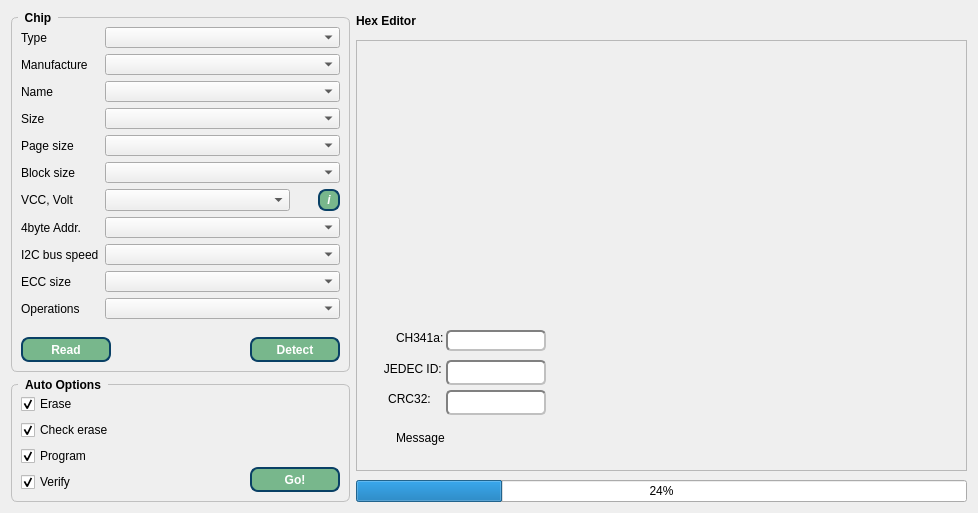
  <widget class="QWidget" name="centralWidget">
   <property name="sizePolicy">
    <sizepolicy hsizetype="Expanding" vsizetype="Expanding">
     <horstretch>0</horstretch>
     <verstretch>0</verstretch>
    </sizepolicy>
   </property>
   <layout class="QHBoxLayout" name="horizontalLayout_3">
    <item>
     <layout class="QVBoxLayout" name="verticalLayout_5">
      <item>
       <widget class="QGroupBox" name="groupBox">
        <property name="minimumSize">
         <size>
          <width>221</width>
          <height>91</height>
         </size>
        </property>
        <property name="maximumSize">
         <size>
          <width>400</width>
          <height>16777215</height>
         </size>
        </property>
        <property name="styleSheet">
         <string notr="true">QGroupBox {
    font: bold;
    border: 1px solid silver;
    border-radius: 6px;
    margin-top: 6px;
}

QGroupBox::title {
    subcontrol-origin: margin;
    left: 7px;
    padding: 0px 5px 0px 5px;
}</string>
        </property>
        <property name="title">
         <string>Chip</string>
        </property>
        <layout class="QFormLayout" name="formLayout">
         <item row="0" column="0">
          <widget class="QLabel" name="label">
           <property name="text">
            <string>Type</string>
           </property>
          </widget>
         </item>
         <item row="0" column="1">
          <widget class="QComboBox" name="comboBox_type">
           <property name="minimumSize">
            <size>
             <width>111</width>
             <height>21</height>
            </size>
           </property>
           <property name="maximumSize">
            <size>
             <width>250</width>
             <height>21</height>
            </size>
           </property>
           <property name="baseSize">
            <size>
             <width>150</width>
             <height>0</height>
            </size>
           </property>
           <property name="font">
            <font>
             <weight>75</weight>
             <bold>true</bold>
            </font>
           </property>
           <property name="styleSheet">
            <string notr="true"/>
           </property>
           <property name="sizeAdjustPolicy">
            <enum>QComboBox::AdjustToMinimumContentsLengthWithIcon</enum>
           </property>
           <property name="minimumContentsLength">
            <number>22</number>
           </property>
          </widget>
         </item>
         <item row="1" column="0">
          <widget class="QLabel" name="label_2">
           <property name="text">
            <string>Manufacture</string>
           </property>
          </widget>
         </item>
         <item row="1" column="1">
          <widget class="QComboBox" name="comboBox_man">
           <property name="minimumSize">
            <size>
             <width>111</width>
             <height>21</height>
            </size>
           </property>
           <property name="maximumSize">
            <size>
             <width>250</width>
             <height>21</height>
            </size>
           </property>
           <property name="baseSize">
            <size>
             <width>150</width>
             <height>0</height>
            </size>
           </property>
           <property name="font">
            <font>
             <weight>75</weight>
             <bold>true</bold>
            </font>
           </property>
           <property name="styleSheet">
            <string notr="true"/>
           </property>
           <property name="sizeAdjustPolicy">
            <enum>QComboBox::AdjustToMinimumContentsLengthWithIcon</enum>
           </property>
           <property name="minimumContentsLength">
            <number>22</number>
           </property>
          </widget>
         </item>
         <item row="2" column="0">
          <widget class="QLabel" name="label_3">
           <property name="text">
            <string>Name</string>
           </property>
          </widget>
         </item>
         <item row="2" column="1">
          <widget class="QComboBox" name="comboBox_name">
           <property name="minimumSize">
            <size>
             <width>111</width>
             <height>21</height>
            </size>
           </property>
           <property name="maximumSize">
            <size>
             <width>250</width>
             <height>21</height>
            </size>
           </property>
           <property name="font">
            <font>
             <weight>75</weight>
             <bold>true</bold>
            </font>
           </property>
           <property name="styleSheet">
            <string notr="true"/>
           </property>
           <property name="sizeAdjustPolicy">
            <enum>QComboBox::AdjustToMinimumContentsLengthWithIcon</enum>
           </property>
           <property name="minimumContentsLength">
            <number>22</number>
           </property>
          </widget>
         </item>
         <item row="3" column="0">
          <widget class="QLabel" name="label_4">
           <property name="text">
            <string>Size</string>
           </property>
          </widget>
         </item>
         <item row="3" column="1">
          <widget class="QComboBox" name="comboBox_size">
           <property name="minimumSize">
            <size>
             <width>111</width>
             <height>21</height>
            </size>
           </property>
           <property name="maximumSize">
            <size>
             <width>250</width>
             <height>21</height>
            </size>
           </property>
           <property name="font">
            <font>
             <weight>75</weight>
             <bold>true</bold>
            </font>
           </property>
           <property name="styleSheet">
            <string notr="true"/>
           </property>
           <property name="sizeAdjustPolicy">
            <enum>QComboBox::AdjustToMinimumContentsLengthWithIcon</enum>
           </property>
           <property name="minimumContentsLength">
            <number>22</number>
           </property>
          </widget>
         </item>
         <item row="4" column="0">
          <widget class="QLabel" name="label_5">
           <property name="text">
            <string>Page size</string>
           </property>
          </widget>
         </item>
         <item row="4" column="1">
          <widget class="QComboBox" name="comboBox_page">
           <property name="minimumSize">
            <size>
             <width>111</width>
             <height>21</height>
            </size>
           </property>
           <property name="maximumSize">
            <size>
             <width>250</width>
             <height>21</height>
            </size>
           </property>
           <property name="font">
            <font>
             <weight>75</weight>
             <bold>true</bold>
            </font>
           </property>
           <property name="styleSheet">
            <string notr="true"/>
           </property>
           <property name="sizeAdjustPolicy">
            <enum>QComboBox::AdjustToMinimumContentsLengthWithIcon</enum>
           </property>
           <property name="minimumContentsLength">
            <number>22</number>
           </property>
          </widget>
         </item>
         <item row="5" column="0">
          <widget class="QLabel" name="label_9">
           <property name="text">
            <string>Block size</string>
           </property>
          </widget>
         </item>
         <item row="5" column="1">
          <widget class="QComboBox" name="comboBox_block">
           <property name="minimumSize">
            <size>
             <width>111</width>
             <height>21</height>
            </size>
           </property>
           <property name="maximumSize">
            <size>
             <width>250</width>
             <height>21</height>
            </size>
           </property>
           <property name="font">
            <font>
             <weight>75</weight>
             <bold>true</bold>
            </font>
           </property>
           <property name="styleSheet">
            <string notr="true"/>
           </property>
           <property name="sizeAdjustPolicy">
            <enum>QComboBox::AdjustToMinimumContentsLengthWithIcon</enum>
           </property>
           <property name="minimumContentsLength">
            <number>22</number>
           </property>
          </widget>
         </item>
         <item row="6" column="0">
          <widget class="QLabel" name="label_6">
           <property name="text">
            <string>VCC, Volt</string>
           </property>
          </widget>
         </item>
         <item row="6" column="1">
          <layout class="QHBoxLayout" name="horizontalLayout_6">
           <property name="spacing">
            <number>28</number>
           </property>
           <property name="sizeConstraint">
            <enum>QLayout::SetDefaultConstraint</enum>
           </property>
           <property name="leftMargin">
            <number>0</number>
           </property>
           <property name="rightMargin">
            <number>0</number>
           </property>
           <property name="bottomMargin">
            <number>0</number>
           </property>
           <item>
            <widget class="QComboBox" name="comboBox_vcc">
             <property name="minimumSize">
              <size>
               <width>95</width>
               <height>22</height>
              </size>
             </property>
             <property name="maximumSize">
              <size>
               <width>185</width>
               <height>22</height>
              </size>
             </property>
             <property name="font">
              <font>
               <weight>75</weight>
               <italic>false</italic>
               <bold>true</bold>
               <stylestrategy>PreferDefault</stylestrategy>
              </font>
             </property>
             <property name="layoutDirection">
              <enum>Qt::LeftToRight</enum>
             </property>
             <property name="styleSheet">
              <string notr="true"/>
             </property>
             <property name="sizeAdjustPolicy">
              <enum>QComboBox::AdjustToMinimumContentsLengthWithIcon</enum>
             </property>
             <property name="minimumContentsLength">
              <number>18</number>
             </property>
            </widget>
           </item>
           <item>
            <widget class="QPushButton" name="pushButton_4">
             <property name="minimumSize">
              <size>
               <width>22</width>
               <height>22</height>
              </size>
             </property>
             <property name="maximumSize">
              <size>
               <width>22</width>
               <height>22</height>
              </size>
             </property>
             <property name="font">
              <font>
               <weight>75</weight>
               <italic>true</italic>
               <bold>true</bold>
              </font>
             </property>
             <property name="styleSheet">
              <string notr="true">QPushButton{
color: rgb(255, 255, 255);
background-color: rgb(120, 183, 140);
border-radius: 8px;
border: 2px solid #094065;
font-weight:600;
}
QPushButton::pressed{background-color: rgb(115, 210, 22);}</string>
             </property>
             <property name="text">
              <string>i</string>
             </property>
            </widget>
           </item>
          </layout>
         </item>
         <item row="7" column="0">
          <widget class="QLabel" name="label_8">
           <property name="styleSheet">
            <string notr="true"/>
           </property>
           <property name="text">
            <string>4byte Addr.</string>
           </property>
          </widget>
         </item>
         <item row="7" column="1">
          <widget class="QComboBox" name="comboBox_addr4bit">
           <property name="minimumSize">
            <size>
             <width>111</width>
             <height>21</height>
            </size>
           </property>
           <property name="maximumSize">
            <size>
             <width>250</width>
             <height>21</height>
            </size>
           </property>
           <property name="font">
            <font>
             <weight>75</weight>
             <bold>true</bold>
            </font>
           </property>
           <property name="styleSheet">
            <string notr="true"/>
           </property>
           <property name="sizeAdjustPolicy">
            <enum>QComboBox::AdjustToMinimumContentsLengthWithIcon</enum>
           </property>
           <property name="minimumContentsLength">
            <number>22</number>
           </property>
          </widget>
         </item>
         <item row="8" column="0">
          <widget class="QLabel" name="label_10">
           <property name="text">
            <string>I2C bus speed</string>
           </property>
          </widget>
         </item>
         <item row="8" column="1">
          <widget class="QComboBox" name="comboBox_i2cSpeed">
           <property name="minimumSize">
            <size>
             <width>111</width>
             <height>21</height>
            </size>
           </property>
           <property name="maximumSize">
            <size>
             <width>250</width>
             <height>21</height>
            </size>
           </property>
           <property name="font">
            <font>
             <weight>75</weight>
             <bold>true</bold>
            </font>
           </property>
           <property name="sizeAdjustPolicy">
            <enum>QComboBox::AdjustToMinimumContentsLengthWithIcon</enum>
           </property>
           <property name="minimumContentsLength">
            <number>22</number>
           </property>
          </widget>
         </item>
         <item row="9" column="0">
          <widget class="QLabel" name="label_11">
           <property name="text">
            <string>ECC size</string>
           </property>
          </widget>
         </item>
         <item row="9" column="1">
          <widget class="QComboBox" name="comboBox_ECC">
           <property name="minimumSize">
            <size>
             <width>111</width>
             <height>21</height>
            </size>
           </property>
           <property name="maximumSize">
            <size>
             <width>250</width>
             <height>21</height>
            </size>
           </property>
           <property name="font">
            <font>
             <weight>75</weight>
             <bold>true</bold>
            </font>
           </property>
           <property name="sizeAdjustPolicy">
            <enum>QComboBox::AdjustToMinimumContentsLengthWithIcon</enum>
           </property>
           <property name="minimumContentsLength">
            <number>22</number>
           </property>
          </widget>
         </item>
         <item row="10" column="0">
          <widget class="QLabel" name="label_12">
           <property name="text">
            <string>Operations</string>
           </property>
          </widget>
         </item>
         <item row="10" column="1">
          <widget class="QComboBox" name="comboBox_raw">
           <property name="minimumSize">
            <size>
             <width>111</width>
             <height>21</height>
            </size>
           </property>
           <property name="maximumSize">
            <size>
             <width>250</width>
             <height>21</height>
            </size>
           </property>
           <property name="font">
            <font>
             <weight>75</weight>
             <bold>true</bold>
            </font>
           </property>
           <property name="sizeAdjustPolicy">
            <enum>QComboBox::AdjustToMinimumContentsLengthWithIcon</enum>
           </property>
           <property name="minimumContentsLength">
            <number>22</number>
           </property>
          </widget>
         </item>
         <item row="11" column="0">
          <spacer name="verticalSpacer_2">
           <property name="orientation">
            <enum>Qt::Vertical</enum>
           </property>
           <property name="sizeHint" stdset="0">
            <size>
             <width>20</width>
             <height>6</height>
            </size>
           </property>
          </spacer>
         </item>
         <item row="11" column="1">
          <spacer name="verticalSpacer_3">
           <property name="orientation">
            <enum>Qt::Vertical</enum>
           </property>
           <property name="sizeHint" stdset="0">
            <size>
             <width>127</width>
             <height>6</height>
            </size>
           </property>
          </spacer>
         </item>
         <item row="12" column="0" colspan="2">
          <layout class="QHBoxLayout" name="horizontalLayout_4">
           <property name="topMargin">
            <number>0</number>
           </property>
           <property name="rightMargin">
            <number>0</number>
           </property>
           <item>
            <widget class="QPushButton" name="pushButton">
             <property name="minimumSize">
              <size>
               <width>90</width>
               <height>25</height>
              </size>
             </property>
             <property name="maximumSize">
              <size>
               <width>110</width>
               <height>25</height>
              </size>
             </property>
             <property name="styleSheet">
              <string notr="true">QPushButton{
color: rgb(255, 255, 255);
background-color: rgb(120, 183, 140);
border-radius: 8px;
border: 2px solid #094065;
font-weight:600;
}
QPushButton::pressed{background-color: rgb(115, 210, 22);}</string>
             </property>
             <property name="text">
              <string>Read</string>
             </property>
            </widget>
           </item>
           <item>
            <spacer name="horizontalSpacer">
             <property name="orientation">
              <enum>Qt::Horizontal</enum>
             </property>
             <property name="sizeType">
              <enum>QSizePolicy::Expanding</enum>
             </property>
             <property name="sizeHint" stdset="0">
              <size>
               <width>10</width>
               <height>20</height>
              </size>
             </property>
            </spacer>
           </item>
           <item>
            <widget class="QPushButton" name="pushButton_2">
             <property name="minimumSize">
              <size>
               <width>90</width>
               <height>25</height>
              </size>
             </property>
             <property name="maximumSize">
              <size>
               <width>110</width>
               <height>25</height>
              </size>
             </property>
             <property name="styleSheet">
              <string notr="true">QPushButton{
color: rgb(255, 255, 255);
background-color: rgb(120, 183, 140);
border-radius: 8px;
border: 2px solid #094065;
font-weight:600;
padding-left: 1px;
padding-right: 1px;
}
QPushButton::pressed{background-color: rgb(115, 210, 22);}</string>
             </property>
             <property name="text">
              <string>Detect</string>
             </property>
            </widget>
           </item>
          </layout>
         </item>
        </layout>
       </widget>
      </item>
      <item>
       <widget class="QGroupBox" name="groupBox_2">
        <property name="minimumSize">
         <size>
          <width>221</width>
          <height>41</height>
         </size>
        </property>
        <property name="maximumSize">
         <size>
          <width>420</width>
          <height>16777215</height>
         </size>
        </property>
        <property name="styleSheet">
         <string notr="true">QGroupBox {
    font: bold;
    border: 1px solid silver;
    border-radius: 6px;
    margin-top: 6px;
}

QGroupBox::title {
    subcontrol-origin: margin;
    left: 7px;
    padding: 0px 5px 0px 5px;
}</string>
        </property>
        <property name="title">
         <string>Auto Options</string>
        </property>
        <property name="flat">
         <bool>false</bool>
        </property>
        <property name="checkable">
         <bool>false</bool>
        </property>
        <layout class="QHBoxLayout" name="horizontalLayout_2">
         <item>
          <layout class="QVBoxLayout" name="verticalLayout">
           <item>
            <widget class="QCheckBox" name="checkBox">
             <property name="styleSheet">
              <string notr="true"/>
             </property>
             <property name="text">
              <string>Erase</string>
             </property>
             <property name="checked">
              <bool>true</bool>
             </property>
            </widget>
           </item>
           <item>
            <widget class="QCheckBox" name="checkBox_1">
             <property name="text">
              <string>Check erase</string>
             </property>
             <property name="checked">
              <bool>true</bool>
             </property>
            </widget>
           </item>
           <item>
            <widget class="QCheckBox" name="checkBox_2">
             <property name="text">
              <string>Program</string>
             </property>
             <property name="checked">
              <bool>true</bool>
             </property>
            </widget>
           </item>
           <item>
            <widget class="QCheckBox" name="checkBox_3">
             <property name="text">
              <string>Verify</string>
             </property>
             <property name="checked">
              <bool>true</bool>
             </property>
            </widget>
           </item>
          </layout>
         </item>
         <item>
          <spacer name="horizontalSpacer_2">
           <property name="orientation">
            <enum>Qt::Horizontal</enum>
           </property>
           <property name="sizeHint" stdset="0">
            <size>
             <width>40</width>
             <height>20</height>
            </size>
           </property>
          </spacer>
         </item>
         <item>
          <layout class="QVBoxLayout" name="verticalLayout_2">
           <item>
            <spacer name="verticalSpacer">
             <property name="orientation">
              <enum>Qt::Vertical</enum>
             </property>
             <property name="sizeHint" stdset="0">
              <size>
               <width>20</width>
               <height>40</height>
              </size>
             </property>
            </spacer>
           </item>
           <item>
            <widget class="QPushButton" name="pushButton_3">
             <property name="minimumSize">
              <size>
               <width>90</width>
               <height>25</height>
              </size>
             </property>
             <property name="styleSheet">
              <string notr="true">QPushButton{
color: rgb(255, 255, 255);
background-color: rgb(120, 183, 140);
border-radius: 8px;
border: 2px solid #094065;
font-weight:600;
padding-left: 1px;
padding-right: 1px;
}
QPushButton::pressed{background-color: rgb(115, 210, 22);}</string>
             </property>
             <property name="text">
              <string>Go!</string>
             </property>
            </widget>
           </item>
          </layout>
         </item>
        </layout>
       </widget>
      </item>
     </layout>
    </item>
    <item>
     <layout class="QVBoxLayout" name="verticalLayout_4">
      <property name="spacing">
       <number>9</number>
      </property>
      <item>
       <layout class="QVBoxLayout" name="verticalLayout_3">
        <item>
         <widget class="QLabel" name="label_7">
          <property name="minimumSize">
           <size>
            <width>0</width>
            <height>15</height>
           </size>
          </property>
          <property name="maximumSize">
           <size>
            <width>16777215</width>
            <height>20</height>
           </size>
          </property>
          <property name="font">
           <font>
            <weight>75</weight>
            <bold>true</bold>
           </font>
          </property>
          <property name="text">
           <string>Hex Editor</string>
          </property>
         </widget>
        </item>
        <item>
         <widget class="QFrame" name="frame">
          <property name="minimumSize">
           <size>
            <width>611</width>
            <height>401</height>
           </size>
          </property>
          <property name="maximumSize">
           <size>
            <width>16777215</width>
            <height>16777215</height>
           </size>
          </property>
          <property name="frameShape">
           <enum>QFrame::StyledPanel</enum>
          </property>
          <property name="frameShadow">
           <enum>QFrame::Raised</enum>
          </property>
          <widget class="QLineEdit" name="jedecEdit">
           <property name="geometry">
            <rect>
             <x>90</x>
             <y>320</y>
             <width>100</width>
             <height>25</height>
            </rect>
           </property>
           <property name="minimumSize">
            <size>
             <width>100</width>
             <height>0</height>
            </size>
           </property>
           <property name="maximumSize">
            <size>
             <width>120</width>
             <height>25</height>
            </size>
           </property>
           <property name="font">
            <font>
             <weight>75</weight>
             <bold>true</bold>
            </font>
           </property>
           <property name="styleSheet">
            <string notr="true">border: 2px solid gray;border-radius: 5px;font-weight:600;border-style:inset;</string>
           </property>
          </widget>
          <widget class="QLabel" name="jLabel">
           <property name="geometry">
            <rect>
             <x>20</x>
             <y>320</y>
             <width>67</width>
             <height>17</height>
            </rect>
           </property>
           <property name="styleSheet">
            <string/>
           </property>
           <property name="text">
            <string>  JEDEC ID:</string>
           </property>
           <property name="alignment">
            <set>Qt::AlignCenter</set>
           </property>
          </widget>
          <widget class="QLabel" name="lStatus">
           <property name="geometry">
            <rect>
             <x>40</x>
             <y>290</y>
             <width>61</width>
             <height>16</height>
            </rect>
           </property>
           <property name="text">
            <string>CH341a:</string>
           </property>
          </widget>
          <widget class="QLineEdit" name="eStatus">
           <property name="geometry">
            <rect>
             <x>90</x>
             <y>290</y>
             <width>100</width>
             <height>21</height>
            </rect>
           </property>
           <property name="minimumSize">
            <size>
             <width>100</width>
             <height>0</height>
            </size>
           </property>
           <property name="maximumSize">
            <size>
             <width>120</width>
             <height>25</height>
            </size>
           </property>
           <property name="font">
            <font>
             <weight>75</weight>
             <bold>true</bold>
            </font>
           </property>
           <property name="styleSheet">
            <string>border: 2px solid gray;border-radius: 5px;font-weight:600;border-style:inset;</string>
           </property>
          </widget>
          <widget class="QLabel" name="cLabel">
           <property name="geometry">
            <rect>
             <x>20</x>
             <y>350</y>
             <width>67</width>
             <height>17</height>
            </rect>
           </property>
           <property name="text">
            <string>CRC32:</string>
           </property>
           <property name="alignment">
            <set>Qt::AlignCenter</set>
           </property>
          </widget>
          <widget class="QLineEdit" name="crcEdit">
           <property name="geometry">
            <rect>
             <x>90</x>
             <y>350</y>
             <width>100</width>
             <height>25</height>
            </rect>
           </property>
           <property name="minimumSize">
            <size>
             <width>100</width>
             <height>0</height>
            </size>
           </property>
           <property name="maximumSize">
            <size>
             <width>120</width>
             <height>25</height>
            </size>
           </property>
           <property name="font">
            <font>
             <weight>75</weight>
             <bold>true</bold>
            </font>
           </property>
           <property name="styleSheet">
            <string notr="true">border: 2px solid gray;border-radius: 5px;font-weight:600;border-style:inset;</string>
           </property>
          </widget>
          <widget class="QLabel" name="statusMessage">
           <property name="geometry">
            <rect>
             <x>40</x>
             <y>390</y>
             <width>315</width>
             <height>16</height>
            </rect>
           </property>
           <property name="minimumSize">
            <size>
             <width>315</width>
             <height>0</height>
            </size>
           </property>
           <property name="maximumSize">
            <size>
             <width>16777215</width>
             <height>16777215</height>
            </size>
           </property>
           <property name="text">
            <string>Message</string>
           </property>
          </widget>
         </widget>
        </item>
       </layout>
      </item>
      <item>
       <widget class="QProgressBar" name="progressBar">
        <property name="value">
         <number>24</number>
        </property>
       </widget>
      </item>
     </layout>
    </item>
   </layout>
  </widget>
